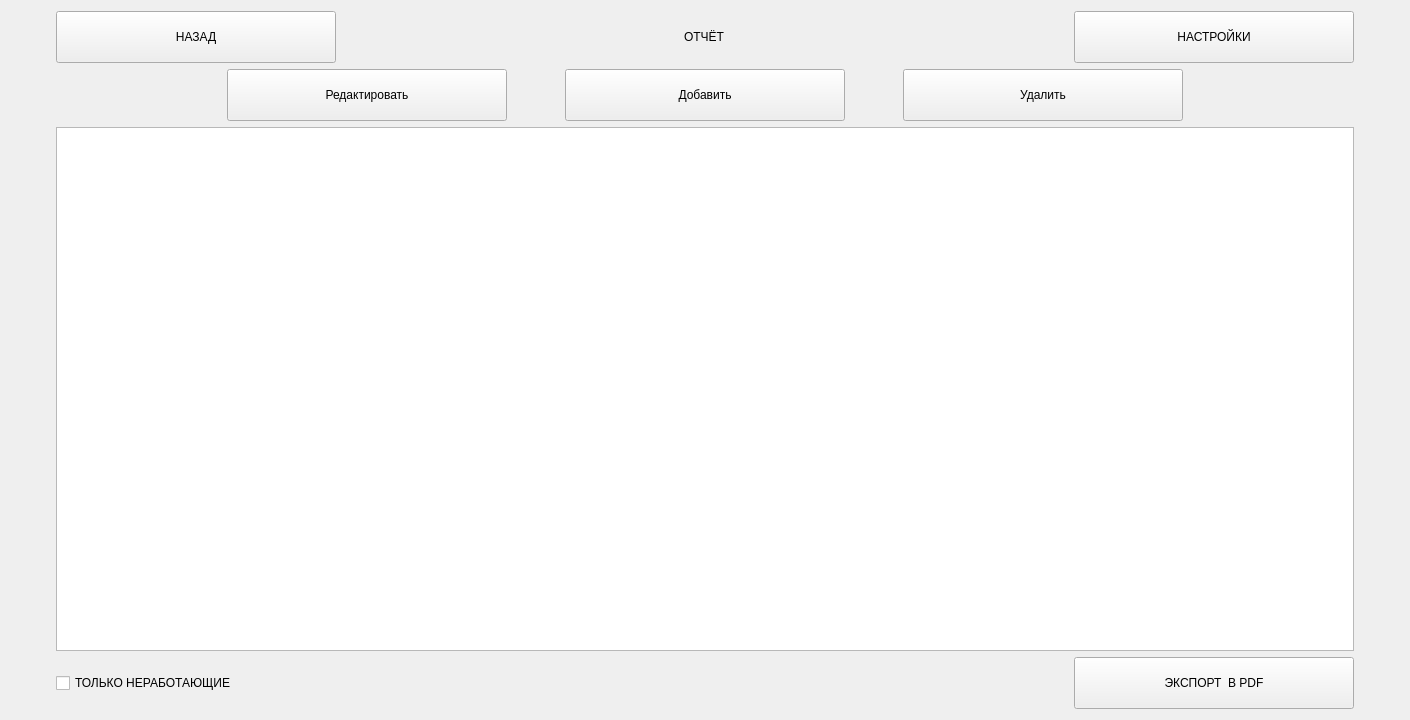
<?xml version="1.0" encoding="UTF-8"?>
<ui version="4.0">
 <class>EditableReport</class>
 <widget class="QWidget" name="EditableReport">
  <property name="geometry">
   <rect>
    <x>0</x>
    <y>0</y>
    <width>1410</width>
    <height>720</height>
   </rect>
  </property>
  <property name="windowTitle">
   <string>Form</string>
  </property>
  <layout class="QVBoxLayout" name="verticalLayout">
   <item>
    <layout class="QHBoxLayout" name="horizontalLayout">
     <property name="spacing">
      <number>7</number>
     </property>
     <property name="leftMargin">
      <number>45</number>
     </property>
     <property name="rightMargin">
      <number>45</number>
     </property>
     <item>
      <widget class="QPushButton" name="BackButton">
       <property name="minimumSize">
        <size>
         <width>0</width>
         <height>52</height>
        </size>
       </property>
       <property name="maximumSize">
        <size>
         <width>280</width>
         <height>16777215</height>
        </size>
       </property>
       <property name="text">
        <string>НАЗАД</string>
       </property>
      </widget>
     </item>
     <item>
      <layout class="QVBoxLayout" name="verticalLayout_2">
       <property name="spacing">
        <number>0</number>
       </property>
       <item alignment="Qt::AlignmentFlag::AlignHCenter">
        <widget class="QLabel" name="EcoTaxi">
         <property name="text">
          <string>ОТЧЁТ</string>
         </property>
        </widget>
       </item>
      </layout>
     </item>
     <item>
      <widget class="QPushButton" name="SettingsButton">
       <property name="minimumSize">
        <size>
         <width>0</width>
         <height>52</height>
        </size>
       </property>
       <property name="maximumSize">
        <size>
         <width>280</width>
         <height>16777215</height>
        </size>
       </property>
       <property name="text">
        <string>НАСТРОЙКИ</string>
       </property>
      </widget>
     </item>
    </layout>
   </item>
   <item>
    <layout class="QHBoxLayout" name="horizontalLayout_2">
     <property name="spacing">
      <number>0</number>
     </property>
     <property name="leftMargin">
      <number>100</number>
     </property>
     <property name="rightMargin">
      <number>100</number>
     </property>
     <item alignment="Qt::AlignmentFlag::AlignRight">
      <widget class="QPushButton" name="EditButton">
       <property name="minimumSize">
        <size>
         <width>280</width>
         <height>52</height>
        </size>
       </property>
       <property name="text">
        <string>Редактировать</string>
       </property>
      </widget>
     </item>
     <item alignment="Qt::AlignmentFlag::AlignHCenter">
      <widget class="QPushButton" name="AddButton">
       <property name="minimumSize">
        <size>
         <width>280</width>
         <height>52</height>
        </size>
       </property>
       <property name="text">
        <string>Добавить</string>
       </property>
      </widget>
     </item>
     <item alignment="Qt::AlignmentFlag::AlignLeft">
      <widget class="QPushButton" name="DeleteButton">
       <property name="minimumSize">
        <size>
         <width>280</width>
         <height>52</height>
        </size>
       </property>
       <property name="text">
        <string>Удалить</string>
       </property>
      </widget>
     </item>
    </layout>
   </item>
   <item>
    <layout class="QVBoxLayout" name="verticalLayout_3" stretch="11">
     <property name="spacing">
      <number>0</number>
     </property>
     <property name="leftMargin">
      <number>45</number>
     </property>
     <property name="rightMargin">
      <number>45</number>
     </property>
     <item>
      <widget class="QTableView" name="tableView">
       <property name="maximumSize">
        <size>
         <width>16777215</width>
         <height>16777215</height>
        </size>
       </property>
       <property name="sizeAdjustPolicy">
        <enum>QAbstractScrollArea::SizeAdjustPolicy::AdjustToContents</enum>
       </property>
       <property name="editTriggers">
        <set>QAbstractItemView::EditTrigger::NoEditTriggers</set>
       </property>
       <property name="selectionMode">
        <enum>QAbstractItemView::SelectionMode::SingleSelection</enum>
       </property>
       <property name="selectionBehavior">
        <enum>QAbstractItemView::SelectionBehavior::SelectRows</enum>
       </property>
       <property name="sortingEnabled">
        <bool>true</bool>
       </property>
       <property name="wordWrap">
        <bool>false</bool>
       </property>
       <attribute name="verticalHeaderVisible">
        <bool>true</bool>
       </attribute>
      </widget>
     </item>
    </layout>
   </item>
   <item>
    <layout class="QHBoxLayout" name="horizontalLayout_4" stretch="2,0">
     <property name="spacing">
      <number>0</number>
     </property>
     <property name="sizeConstraint">
      <enum>QLayout::SizeConstraint::SetDefaultConstraint</enum>
     </property>
     <property name="leftMargin">
      <number>45</number>
     </property>
     <property name="rightMargin">
      <number>45</number>
     </property>
     <item>
      <widget class="QCheckBox" name="checkBox">
       <property name="text">
        <string>ТОЛЬКО НЕРАБОТАЮЩИЕ</string>
       </property>
      </widget>
     </item>
     <item>
      <widget class="QPushButton" name="ToPDFButton">
       <property name="minimumSize">
        <size>
         <width>280</width>
         <height>52</height>
        </size>
       </property>
       <property name="text">
        <string>ЭКСПОРТ  В PDF</string>
       </property>
      </widget>
     </item>
    </layout>
   </item>
  </layout>
 </widget>
 <resources/>
 <connections/>
</ui>
